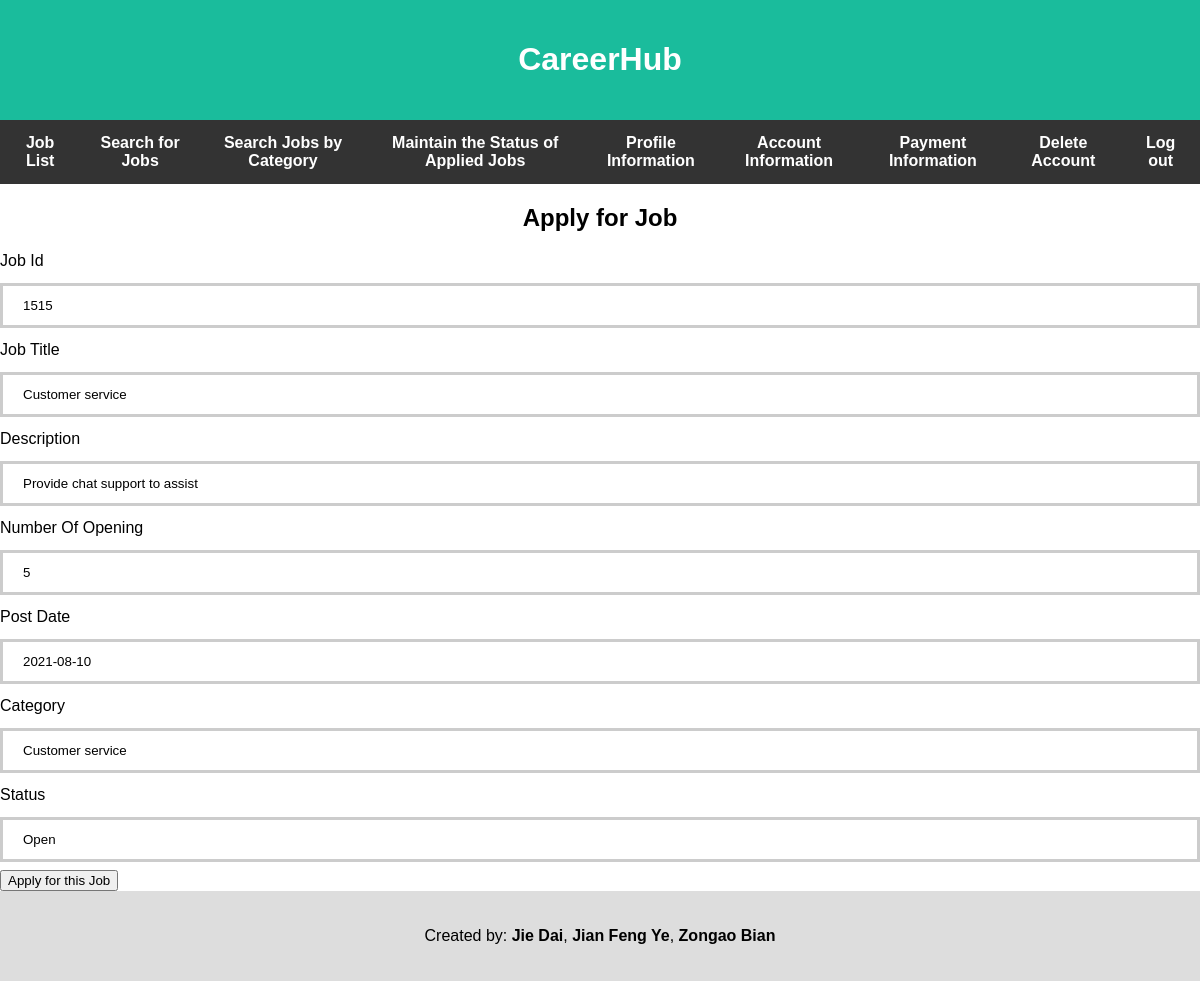
Screenshot of /applicant/applicantApply.php?id=1515 (signed in) with the database file from the repository.
### tables this page shows
CREATE TABLE Job
(
    jobId           INT(10) UNSIGNED AUTO_INCREMENT PRIMARY KEY,
    jobTitle        VARCHAR(30)     NOT NULL,
    description     VARCHAR(50)     NOT NULL,
    numberOfOpening INT(3) UNSIGNED NOT NULL,
    postDate        DATE            NOT NULL,
    category        VARCHAR(30)     NOT NULL,
    status          VARCHAR(30)     NOT NULL DEFAULT 'Open'
);

### common.php (called while the page is built, shortened)
<?php
function escape($html) {
    return htmlspecialchars($html, ENT_QUOTES|ENT_SUBSTITUTE, "UTF-8");
}

### applicant/applicantApply.php (the view, shortened to what this page needs)
<?php
require "../config.php";
require "../common.php";
if (isset($_GET['id'])) {
    try {
        $connection = new PDO($dsn, $username, $password, $options);
        $jobId= $_GET['id'];
        $sql = "SELECT * FROM Job WHERE jobId = :id";
        $statement = $connection->prepare($sql);
        $statement->bindValue(':id', $jobId);
        $statement->execute();
        $job = $statement->fetch(PDO::FETCH_ASSOC);
    } catch (PDOException $error) {
        echo $sql."<br>".$error->getMessage();
    }
} else {
    echo "Something went wrong";
    exit;
}
?>
<?php include "../templates/applicantHeader.php"; ?>
<div class = "up"><h2>Apply for Job</h2></div>
<?php if ($_SESSION['category']=="Basic" or ($_SESSION['category']=="Prime" and intval($_SESSION['jobApplied']) >= 5)): ?>
    <p>Your number of applied jobs has exceeded your account category limit! Please consider withdraw some applications or upgrade your account category.</p>
<?php else: ?>
    <form method="post">
        <?php if($job): ?>
            <?php foreach ($job as $key => $value) : ?>
                <label for="<?php echo $key; ?>"><?php echo ucwords(implode(' ',preg_split('/(?=[A-Z])/', $key))); ?></label>
                <input type="text" name="<?php echo $key; ?>" id="<?php echo $key; ?>" value="<?php echo escape($value); ?>" <?php echo ($key? 'readonly' : null); ?>>
            <?php endforeach; ?>
        <?php endif; ?>
        <input type="submit" name="apply" value="Apply for this Job">
    </form>
<?php endif; ?>
<?php include "../templates/footer.php"; ?>

### css/style.css (style rules this page uses)
label { display: block; margin: 5px 0; }

### templates/applicantHeader.php (style rules this page uses)
* { box-sizing: border-box; }
body { font-family: Arial; margin: 0; }
input[type=text] { width: 100%; padding: 12px 20px; margin: 8px 0; box-sizing: border-box; border: 3px solid #ccc; -webkit-transition: 0.5s; transition: 0.5s; outline: none; }
.up { flex: 100%; text-align: center; }

### rows the page displays
job: jobId "1515", jobTitle "Customer service", description "Provide chat support to assist", numberOfOpening "5", postDate "2021-08-10", category "Customer service", status "Open"

### other values shown
implode(' ',preg_split('/(?=[A-Z])/', $key)) "Job Id"
implode(' ',preg_split('/(?=[A-Z])/', $key)) "Job Title"
implode(' ',preg_split('/(?=[A-Z])/', $key)) "Description"
implode(' ',preg_split('/(?=[A-Z])/', $key)) "Number Of Opening"
implode(' ',preg_split('/(?=[A-Z])/', $key)) "Post Date"
implode(' ',preg_split('/(?=[A-Z])/', $key)) "Category"
implode(' ',preg_split('/(?=[A-Z])/', $key)) "Status"
